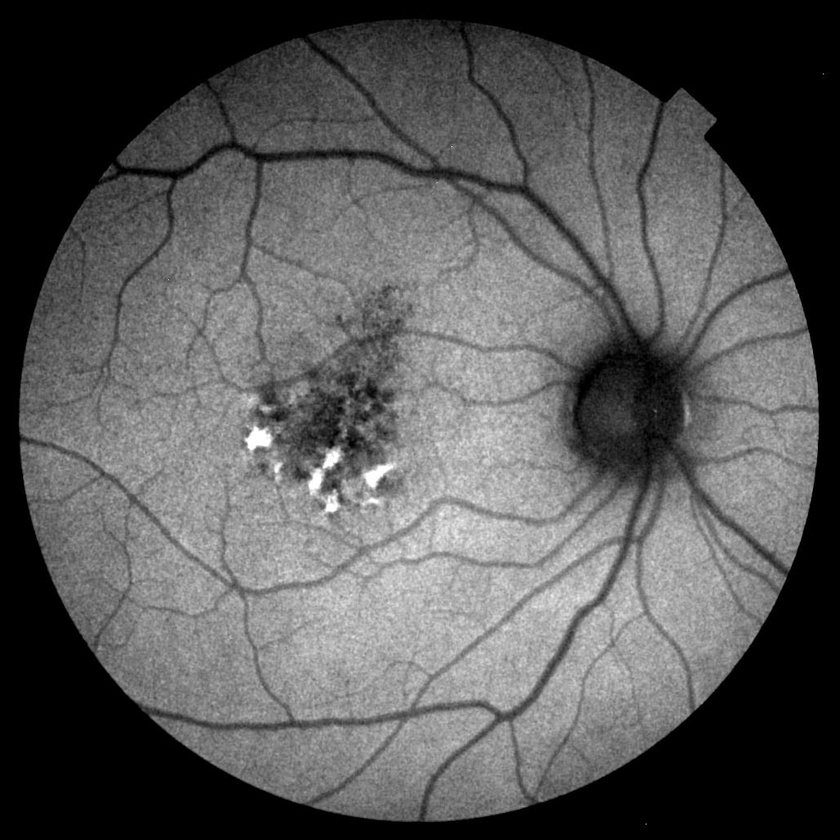
#> input picture Simple-ML/speckled.0.jpg, 840 x 840 px, shrunk from 1029 x 1028 before the run
$ python pre-processing.py
#> lines starting #> are read from the running program, lines starting #| are printed output that depends on the picture; after the words box and inside, x2 and y2 are one past the last pixel; in counts of white or black regions, pixels touching at a corner belong together
#!/usr/bin/env python
# coding: utf-8

# In[4]:


import numpy as np
import cv2 as cv
from matplotlib import pyplot as plt
#get_ipython().run_line_magic('matplotlib', 'inline')

img = cv.imread("speckled.0.jpg") # Read image
#> img is the input picture: shape (840, 840, 3); min 0, max 255, mean 87.6
assert img is not None, "file could not be read, check with os.path.exists()"

# Setting All parameters
t_lower = 50  # Lower Threshold
t_upper = 100  # Upper threshold
aperture_size = 5  # Aperture size

edges = cv.Canny(img, t_lower, t_upper,
                 apertureSize=aperture_size)
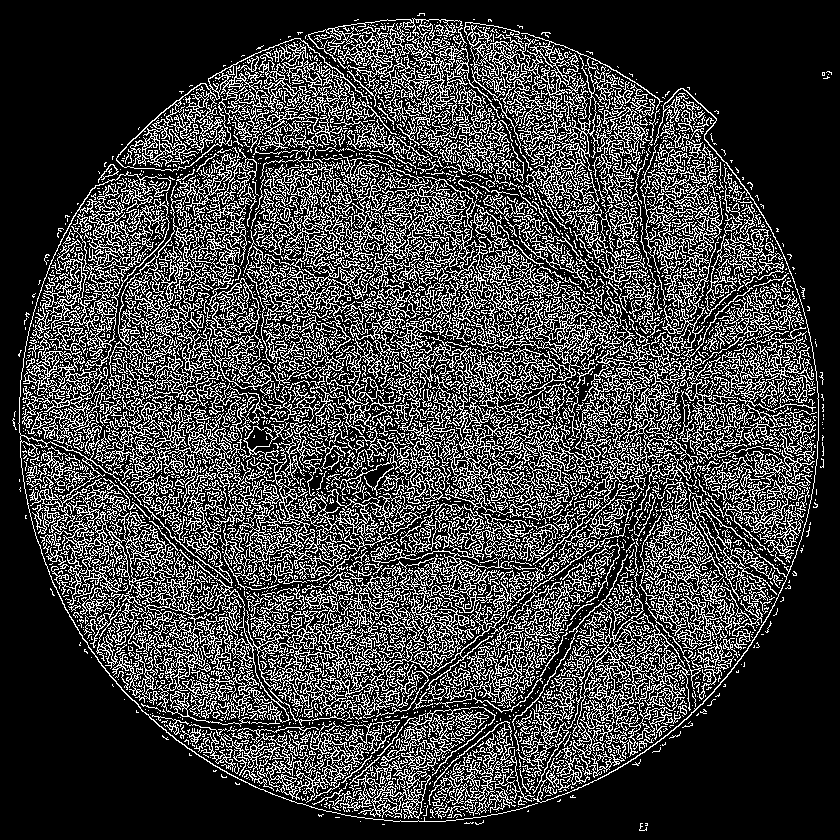
#> edges: shape (840, 840); 25% white in thin lines or dots

plt.subplot(121),plt.imshow(img,cmap = 'gray')
plt.title('Original Image'), plt.xticks([]), plt.yticks([])
plt.subplot(122),plt.imshow(edges,cmap = 'gray')
plt.title('Edge Image'), plt.xticks([]), plt.yticks([])
plt.show()
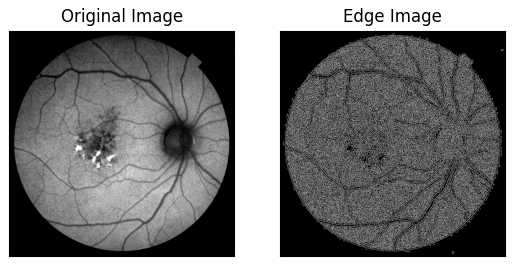
#> figure drawn by matplotlib, 2 panels


# In[ ]:

$ run again, with Simple-ML/index.png saved as Simple-ML/speckled.0.jpg
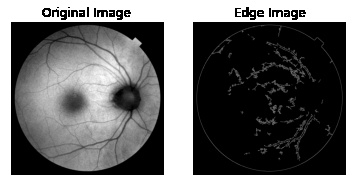
#> input picture Simple-ML/index.png, 352 x 185 px
#> img is the input picture: shape (185, 352, 3); min 0, max 255, mean 105.4
#> `edges = cv.Canny(img, t_lower, t_upper, apertureSize=aperture_size)`:
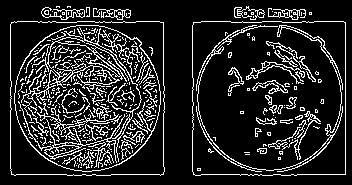
#> edges: shape (185, 352); 15.1% white in thin lines or dots, all inside (x1, y1, x2, y2) = (10, 6, 346, 176)
#> `plt.show()`:
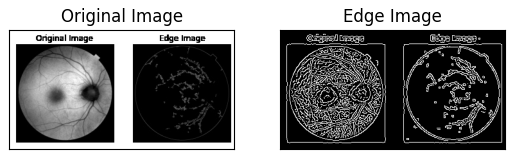
#> figure drawn by matplotlib, 2 panels

$ run again, with Simple-ML/index0.png saved as Simple-ML/speckled.0.jpg
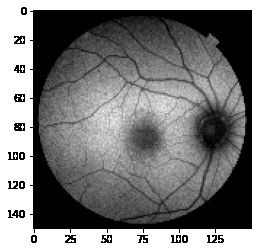
#> input picture Simple-ML/index0.png, 257 x 252 px
#> img is the input picture: shape (252, 257, 3); min 0, max 255, mean 122.8
#> `edges = cv.Canny(img, t_lower, t_upper, apertureSize=aperture_size)`:
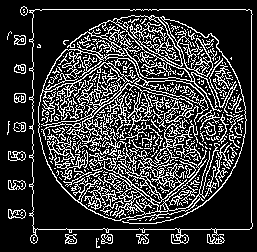
#> edges: shape (252, 257); 21.8% white in thin lines or dots
#> `plt.show()`:
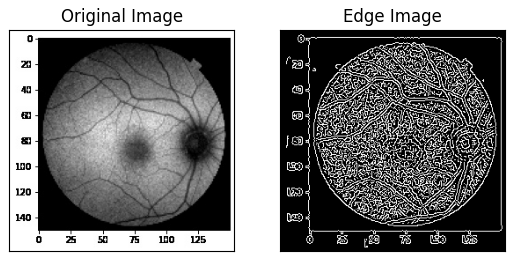
#> figure drawn by matplotlib, 2 panels

$ run again, with Simple-ML/index1.png saved as Simple-ML/speckled.0.jpg
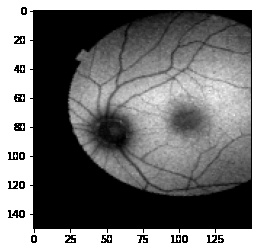
#> input picture Simple-ML/index1.png, 257 x 252 px
#> img is the input picture: shape (252, 257, 3); min 0, max 255, mean 115.9
#> `edges = cv.Canny(img, t_lower, t_upper, apertureSize=aperture_size)`:
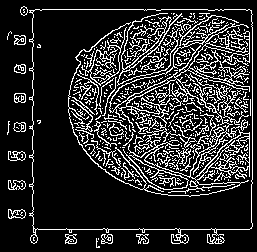
#> edges: shape (252, 257); 17.3% white in thin lines or dots
#> `plt.show()`:
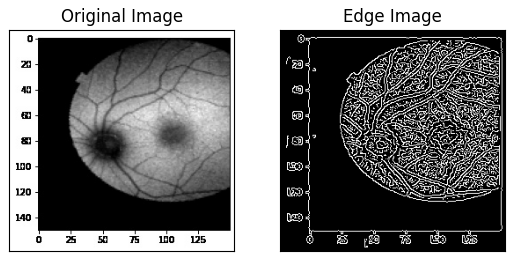
#> figure drawn by matplotlib, 2 panels
